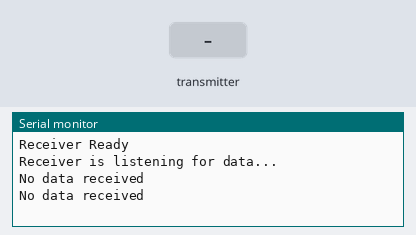
A sketch run on a simulated Arduino Uno, built with avr-gcc and run on an emulated ATmega328P. Shown: the last lines printed to the serial monitor. Inputs (shaded band) come from the test bench. No radio packets arrive unless stated.

Above: at 1.8 s.
1.9 s: the transmitter starts sending temperature = 0
At 2.8 s:
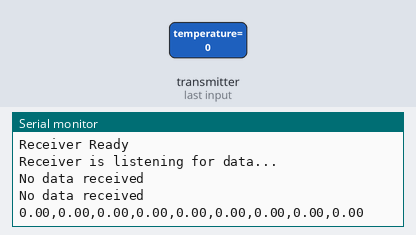
4.5 s: the transmitter starts sending humidity = 25
At 5.8 s:
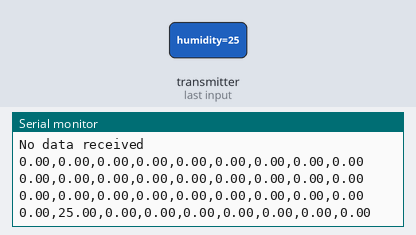
6.0 s: the transmitter starts sending pressure = 1
At 6.9 s:
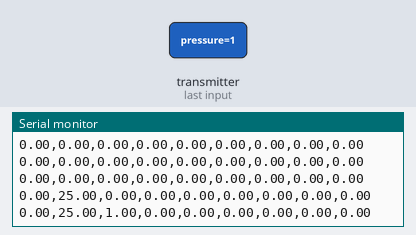
7.5 s: the transmitter starts sending coConcentration = 25
At 8.8 s:
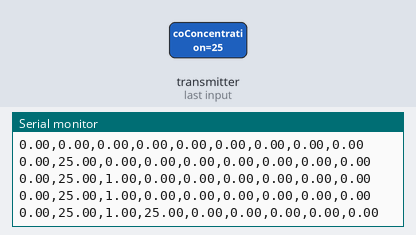
9.0 s: the transmitter starts sending ch4Concentration = 25
At 9.9 s:
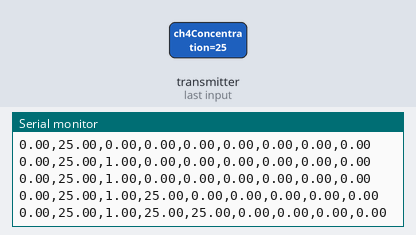
10.5 s: the transmitter starts sending c2h5ohConcentration = 25
At 11.9 s:
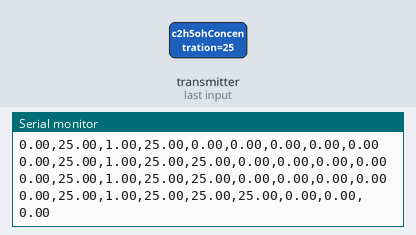

Measured:
- after the input at 1.9 s, the serial monitor: prints a new line after 0.12 s (image 1)
- after the input at 4.5 s, the serial monitor: prints a new line after 0.54 s (image 2)
- after the input at 6.0 s, the serial monitor: prints a new line after 0.05 s (image 3)
- after the input at 7.5 s, the serial monitor: prints a new line after 0.56 s (image 4)
- after the input at 9.0 s, the serial monitor: prints a new line after 0.07 s (image 5)
- after the input at 10.5 s, the serial monitor: prints a new line after 0.58 s (image 6)

The sketch:

Project_iot_Rx.ino
```cpp
#include <SPI.h>
#include <nRF24L01.h>
#include <RF24.h>

RF24 radio(9, 10);
const byte address[6] = "ALL01";

// โครงสร้างข้อมูลสำหรับการรับ
struct SensorData {
  float temperature;
  float humidity;
  float pressure;
  float coConcentration;
  float ch4Concentration;
  float c2h5ohConcentration;
  float h2Concentration;
  float nh3Concentration;
  float no2Concentration;
};

SensorData receivedData;

void setup() {
  Serial.begin(115200);
  Serial.println(F("Receiver Ready"));

  if (!radio.begin()) {
    Serial.println(F("Radio hardware not responding!"));
    while (1);
  }
  radio.openReadingPipe(1, address);
  radio.setPALevel(RF24_PA_HIGH);
  radio.setDataRate(RF24_1MBPS);
  radio.startListening();

  Serial.println(F("Receiver is listening for data..."));
}

void loop() {
  // ตรวจสอบว่ามีข้อมูลเข้ามาหรือไม่
  if (radio.available()) {
    // อ่านข้อมูลที่ส่งมา
    radio.read(&receivedData, sizeof(receivedData));

    // ส่งข้อมูลผ่าน Serial
    Serial.print(receivedData.temperature, 2); Serial.print(",");
    Serial.print(receivedData.humidity, 2); Serial.print(",");
    Serial.print(receivedData.pressure, 2); Serial.print(",");
    Serial.print(receivedData.coConcentration, 2); Serial.print(",");
    Serial.print(receivedData.ch4Concentration, 2); Serial.print(",");
    Serial.print(receivedData.c2h5ohConcentration, 2); Serial.print(",");
    Serial.print(receivedData.h2Concentration, 2); Serial.print(",");
    Serial.print(receivedData.nh3Concentration, 2); Serial.print(",");
    Serial.print(receivedData.no2Concentration, 2);
    Serial.println();
  } else {
    Serial.println(F("No data received"));
  }
  delay(1000);
}
```
